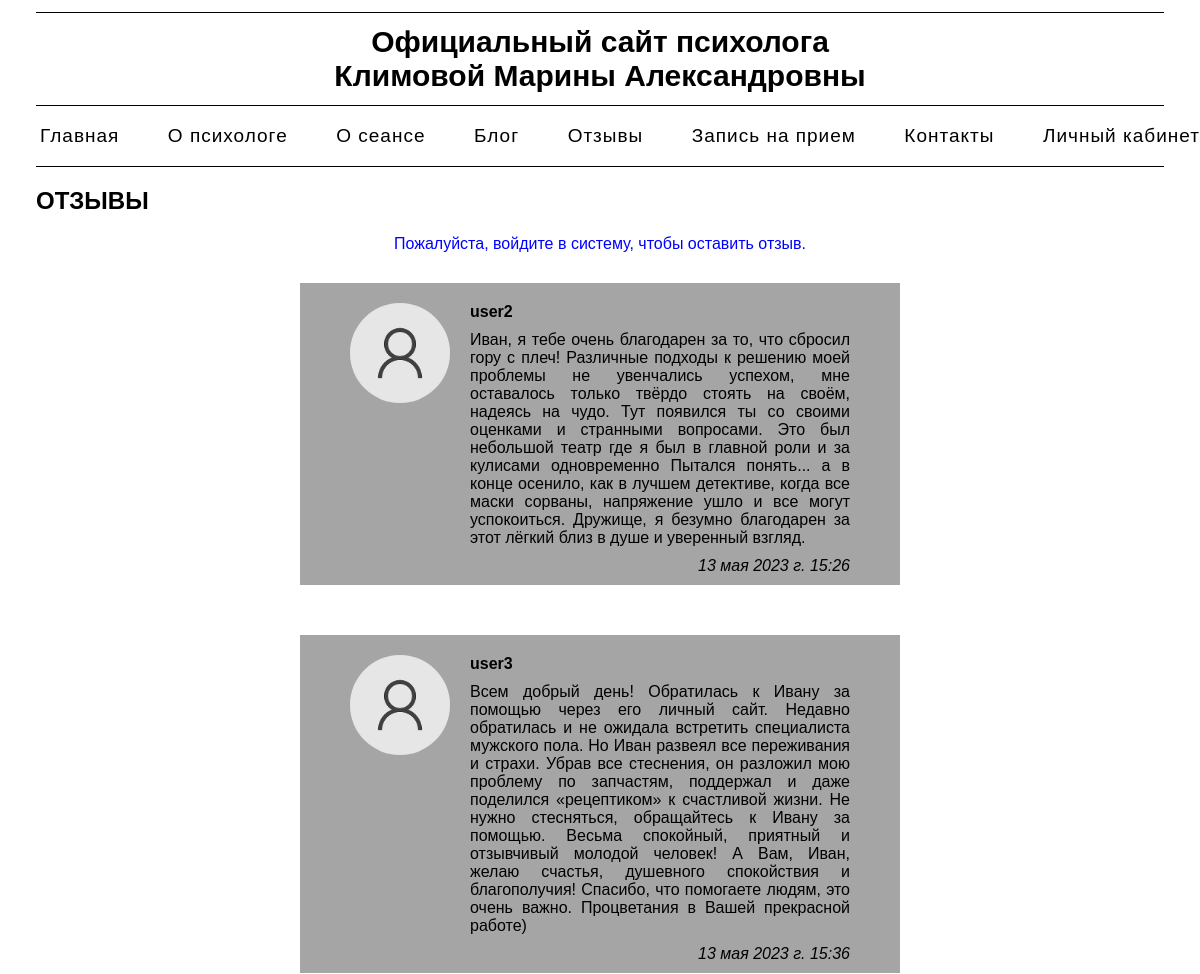
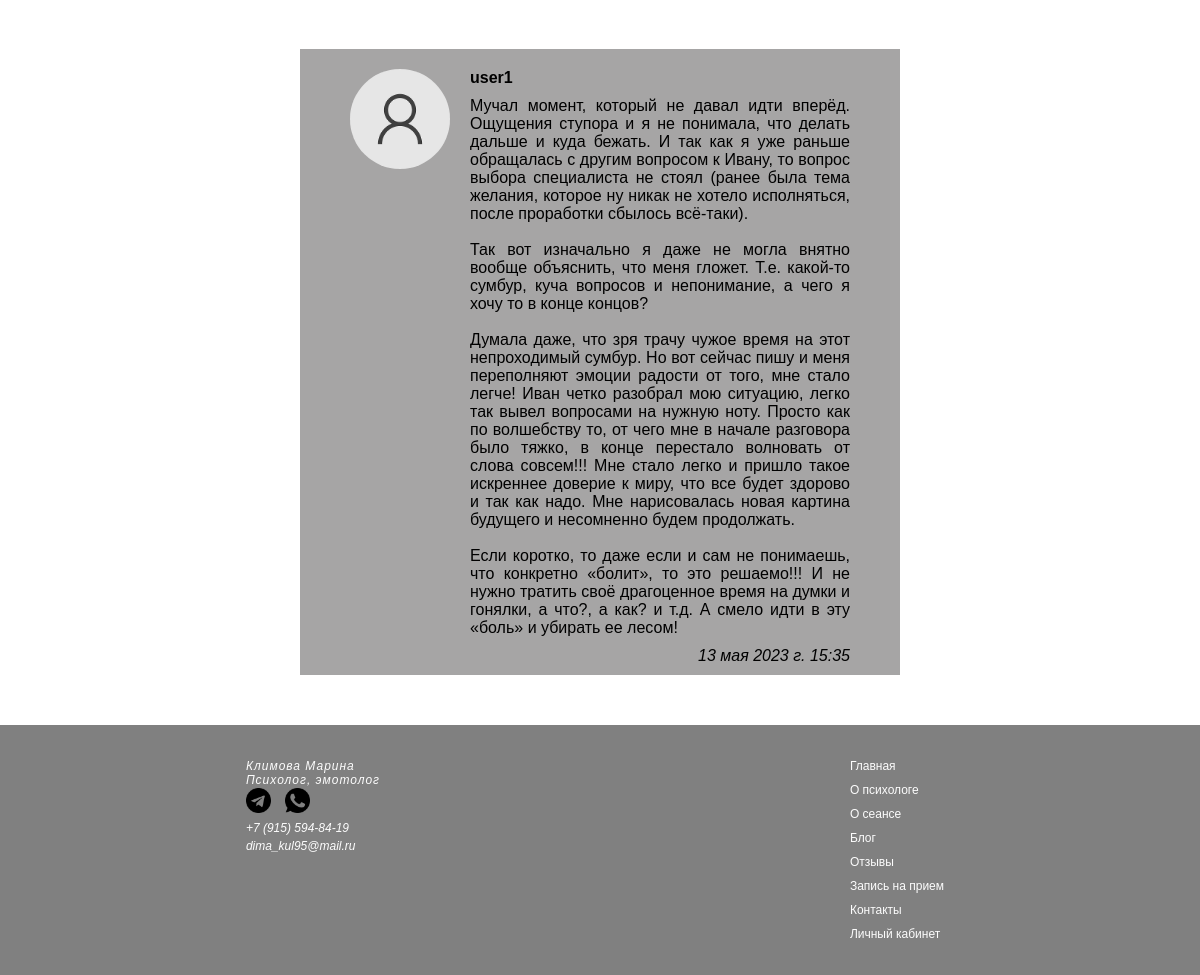
The app's page /reviews/ with its own data (2 pictures, top to bottom).
### main/models.py (models this page shows, shortened)
class Feedback(models.Model):
    owner = models.ForeignKey(Profile, on_delete=models.CASCADE, null=True, verbose_name='Имя пользователя')
    body = models.TextField(null=True, blank=True, verbose_name='Отзыв')
    created = models.DateTimeField(auto_now_add=True, verbose_name='Дата публикации')
    class Meta:
        verbose_name = 'Отзыв'
        verbose_name_plural = 'Отзывы'

### personal_account/models.py (models this page shows, shortened)
class Profile(models.Model):
    user = models.OneToOneField(User, on_delete=models.CASCADE, null=True, blank=True, verbose_name='Имя пользователя')
    username = models.CharField(max_length=200, null=True, blank=True, verbose_name='Имя пользователя')
    name = models.CharField(max_length=200, null=True, blank=True, verbose_name='Имя')
    surname = models.CharField(max_length=200, null=True, blank=True, verbose_name='Фамилия')
    patronymic = models.CharField(max_length=200, null=True, blank=True, verbose_name='Отчество')
    email = models.EmailField(max_length=500, null=False, blank=False)
    phoneNumber = PhoneNumberField(null=True, blank=True, verbose_name='Номер телефона')
    secondPhoneNumber = PhoneNumberField(null=True, blank=True, verbose_name='Доп. номер телефона')
    bio = models.TextField(null=True, blank=True, verbose_name='О себе')
    date_of_birth = models.DateField(null=True, blank=True, verbose_name='Дата рождения')
    profile_image = models.ImageField(upload_to='profiles/', default='profiles/user-default.png', verbose_name='Фото')
    created = models.DateTimeField(auto_now_add=True, verbose_name='Дата регистрации')
    class Meta:
        verbose_name = "Профиль"
        verbose_name_plural = "Профили"

### main/views.py (the view, shortened to what this page needs)
# urls.py: path('reviews/', views.reviews, name="reviews"),
def reviews(request):
    profiles = Profile.objects.all()
    form = FeedbackForm()
    try:
        profile = Profile.objects.filter(user=request.user)
        feedbacks = Feedback.objects.all().values_list('owner__id', flat=True)
    except:
        profile = None
        feedbacks = None
    context = {"profiles": profiles, "form": form, "profile": profile, "feedbacks": feedbacks}
    return render(request, "main/reviews.html", context)

### main/templates/main/reviews.html (shortened to what this page needs)
{% extends 'main/menu.html' %}
{% block content %}
<h2 class="profile_h2">Отзывы</h2>
{% if request.user.profile.id in feedbacks %}
    <p class="profile_p">Вы уже оставляли свой отзыв</p>
{% else %}
    <div class="profile_a"><a href="{% url 'personal_account:login' %}">Пожалуйста, войдите в систему, чтобы оставить отзыв.</a></div>
{% endif %}
{% for profile in profiles %}
    {% for feedback in profile.feedback_set.all %}
    <div class="reviews_container">
        <div class="reviews">
                <img src="{{ feedback.owner.profile_image.url }}" alt="">
                <div>
                    <div class="reviews_owner">{{ feedback.owner.username }}</div>
                    <div>{{ feedback.body|linebreaksbr }}</div>
                    <div class="reviews_date">{{ feedback.created }}</div>
                </div>
        </div>
    </div>
    {% endfor %}
{% endfor %}
{% endblock %}

### main/static/css/style.css (style rules this page uses)
body { background: white; padding: 0; margin: 0; font-family: Arial, Helvetica, sans-serif; height: 100%; }
.profile_h2 { margin-left: 3%; text-transform: uppercase; }
.reviews_container { display: flex; justify-content: center; }
.reviews img { width: 100px; height: 100px; border-radius: 50%; margin-right: 20px; margin-top: 20px; }
.reviews { display: flex; width: 50%; text-align: justify; background-color: rgb(166, 165, 165); margin-bottom: 50px; padding: 0px 50px 0 50px; box-sizing: border-box; }
.reviews_owner { margin-top: 20px; font-weight: bold; margin-bottom: 10px; align-items: baseline; }
.reviews_date { margin-top: 10px; font-style: italic; text-align: right; margin-bottom: 10px; }
.profile_a { text-align: center; margin-bottom: 30px; }
.profile_a a { text-decoration: none; color: blue; }

### records on screen
Feedback: owner.profile_image (placeholder picture), owner.username "user2", body "Иван, я тебе очень благодарен за то, что сбросил гору с плеч! Различные подходы к решению моей проблемы не увенчались успехом, мне оставалось только твёрдо стоять на своём, надеясь на чудо. Тут появился ты со своими оценками и странными вопросами. Это был небольшой театр где я был в главной роли и за кулисами одновременно Пытался понять... а в конце осенило, как в лучшем детективе, когда все маски сорваны, напряжение ушло и все могут успокоиться. Дружище, я безумно благодарен за этот лёгкий близ в душе и уверенный взгляд.", created "13 мая 2023 г. 15:26"
Feedback: owner.profile_image (placeholder picture), owner.username "user3", body "Всем добрый день! Обратилась к Ивану за помощью через его личный сайт. Недавно обратилась и не ожидала встретить специалиста мужского пола. Но Иван развеял все переживания и страхи. Убрав все стеснения, он разложил мою проблему по запчастям, поддержал и даже поделился «рецептиком» к счастливой жизни. Не нужно стесняться, обращайтесь к Ивану за помощью. Весьма спокойный, приятный и отзывчивый молодой человек! А Вам, Иван, желаю счастья, душевного спокойствия и благополучия! Спасибо, что помогаете людям, это очень важно. Процветания в Вашей прекрасной работе)", created "13 мая 2023 г. 15:36"
Feedback: owner.profile_image (placeholder picture), owner.username "user1", body "Мучал момент, который не давал идти вперёд. Ощущения ступора и я не понимала, что делать дальше и куда бежать. И так как я уже раньше обращалась с другим вопросом к Ивану, то вопрос выбора специалиста не стоял (ранее была тема желания, которое ну никак не хотело исполняться, после проработки сбылось всё-таки). Так вот изначально я даже не могла внятно вообще объяснить, что меня гложет. Т.е. какой-то сумбур, куча вопросов и непонимание, а чего я хочу то в конце концов? Думала даже, что зря трачу чужое время на этот непроходимый сумбур. Но вот сейчас пишу и меня переполняют эмоции радости от того, мне стало легче! Иван четко разобрал мою ситуацию, легко так вывел вопросами на нужную ноту.…", created "13 мая 2023 г. 15:35"
